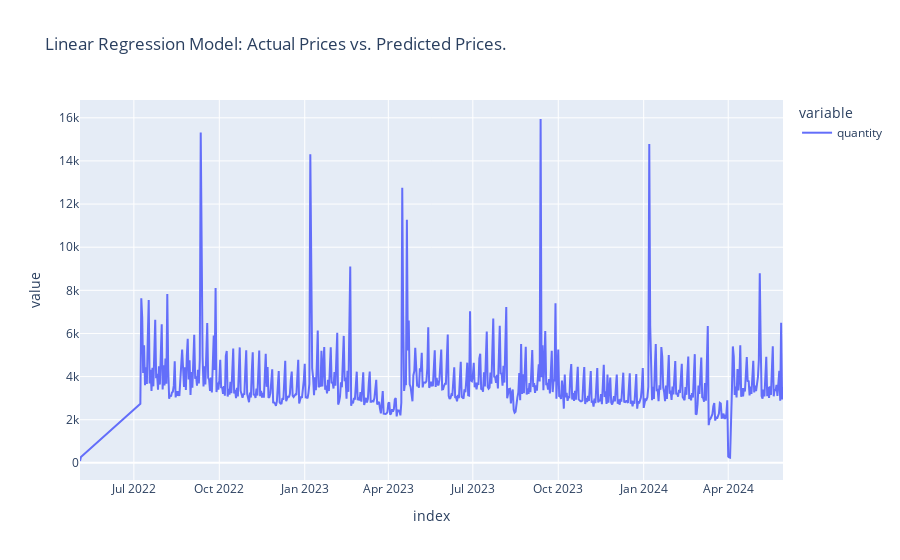

Notebook code for this chart:
### Code cell
fig = px.line(result_concatnated, title = "Linear Regression Model: Actual Prices vs. Predicted Prices.")
fig.show()

### Figure 1 — Plotly figure (JSON) as saved in the notebook; plotly's stock layout.template omitted (floating-point values rounded to 4 significant figures; data arrays with more than 128 entries replaced by an {"elided": "..."} marker saying what was removed)
{"data": [{"hovertemplate": "variable=quantity<br>index=%{x}<br>value=%{y}<extra></extra>", "legendgroup": "quantity", "line": {"color": "#636efa", "dash": "solid"}, "marker": {"symbol": "circle"}, "mode": "lines", "name": "quantity", "orientation": "v", "showlegend": true, "type": "scatter", "x": {"elided": "694 str values"}, "xaxis": "x", "y": {"elided": "694 float values"}, "yaxis": "y"}], "layout": {"legend": {"title": {"text": "variable"}, "tracegroupgap": 0}, "title": {"text": "Linear Regression Model: Actual Prices vs. Predicted Prices."}, "xaxis": {"anchor": "y", "domain": [0, 1], "title": {"text": "index"}}, "yaxis": {"anchor": "x", "domain": [0, 1], "title": {"text": "value"}}}}
